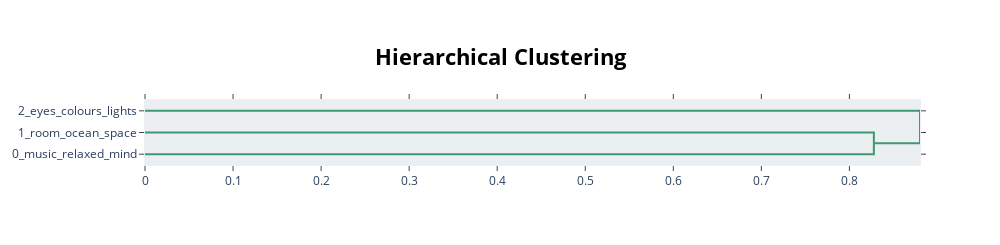

Notebook code for this chart:
### Code cell
model.visualize_hierarchy()

### Figure 1 — Plotly figure (JSON) as saved in the notebook; plotly's stock layout.template omitted (floating-point values rounded to 4 significant figures)
{"data": [{"hoverinfo": "text", "marker": {"color": "rgb(61,153,112)"}, "mode": "lines", "type": "scatter", "x": [0, 0.8277, 0.8277, 0], "xaxis": "x", "y": [-15, -15, -25, -25], "yaxis": "y"}, {"hoverinfo": "text", "marker": {"color": "rgb(61,153,112)"}, "mode": "lines", "type": "scatter", "x": [0, 0.8802, 0.8802, 0.8277], "xaxis": "x", "y": [-5, -5, -20, -20], "yaxis": "y"}], "layout": {"autosize": false, "height": 245, "hoverlabel": {"bgcolor": "white", "font": {"family": "Rockwell", "size": 16}}, "hovermode": "closest", "plot_bgcolor": "#ECEFF1", "showlegend": false, "title": {"font": {"color": "Black", "size": 22}, "text": "<b>Hierarchical Clustering</b>", "x": 0.5, "xanchor": "center", "yanchor": "top"}, "width": 1000, "xaxis": {"mirror": "allticks", "rangemode": "tozero", "showgrid": false, "showline": true, "showticklabels": true, "ticks": "outside", "type": "linear", "zeroline": false}, "yaxis": {"mirror": "allticks", "range": [-30, 0], "rangemode": "tozero", "showgrid": false, "showline": true, "showticklabels": true, "tickmode": "array", "ticks": "outside", "ticktext": ["2_eyes_colours_lights", "1_room_ocean_space", "0_music_relaxed_mind"], "tickvals": [-5, -15, -25], "type": "linear", "zeroline": false}}}
